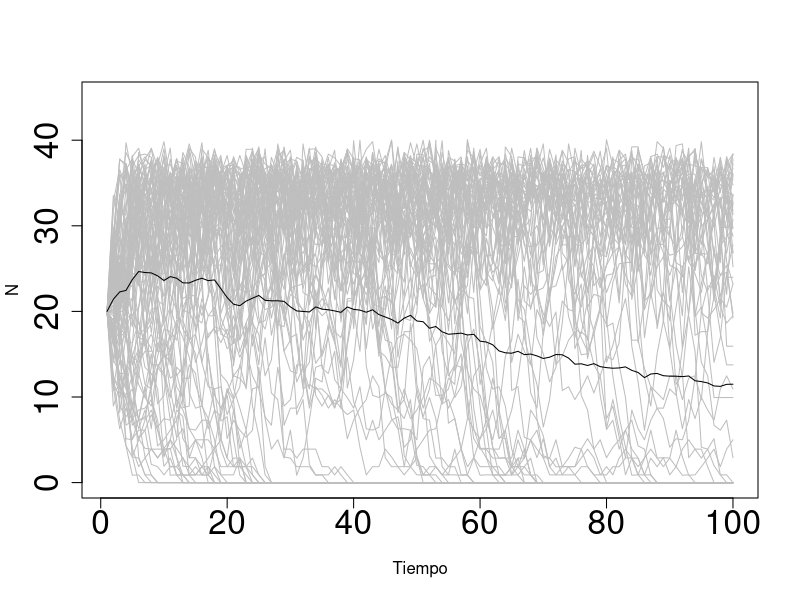

Here is the R script that generated this plot:
r <- 0.025; K <- 40; M <- 5
c <- 0.1

N0 <- 20

N <- matrix(0, ncol = 100, nrow = 100)
N[, 1] <- N0

for(i in 1:nrow(N)){
  for(t in 2:ncol(N)){
    n <- rpois(1, N[i, t-1])  # Tau leap
    C <- rpois(1, c * N[i, t-1])
    
    dN <- r*n*(1-n/K)*(n-M) - C
    
    while((n + dN) < 0){
      n <- rpois(1, N[i, t-1])  # Tau leap
      C <- rpois(1, c * N[i, t-1])
      
      dN <- r*n*(1-n/K)*(n-M) - C
    }
    
    N[i, t] <- n + dN
  }
}

N.df <- data.frame(t(N))

N.m <- rowMeans(N.df)

plot(1:ncol(N), N.df[,1], type = "l", ylim = c(0, 45),
     xlab = "Tiempo", ylab = "N", cex.axis = 2, lwd = 1,
     col = "grey")
for(i in 2:nrow(N))lines(1:ncol(N), N.df[,i], col = "grey", lwd = 1)
lines(1:ncol(N), N.m)
